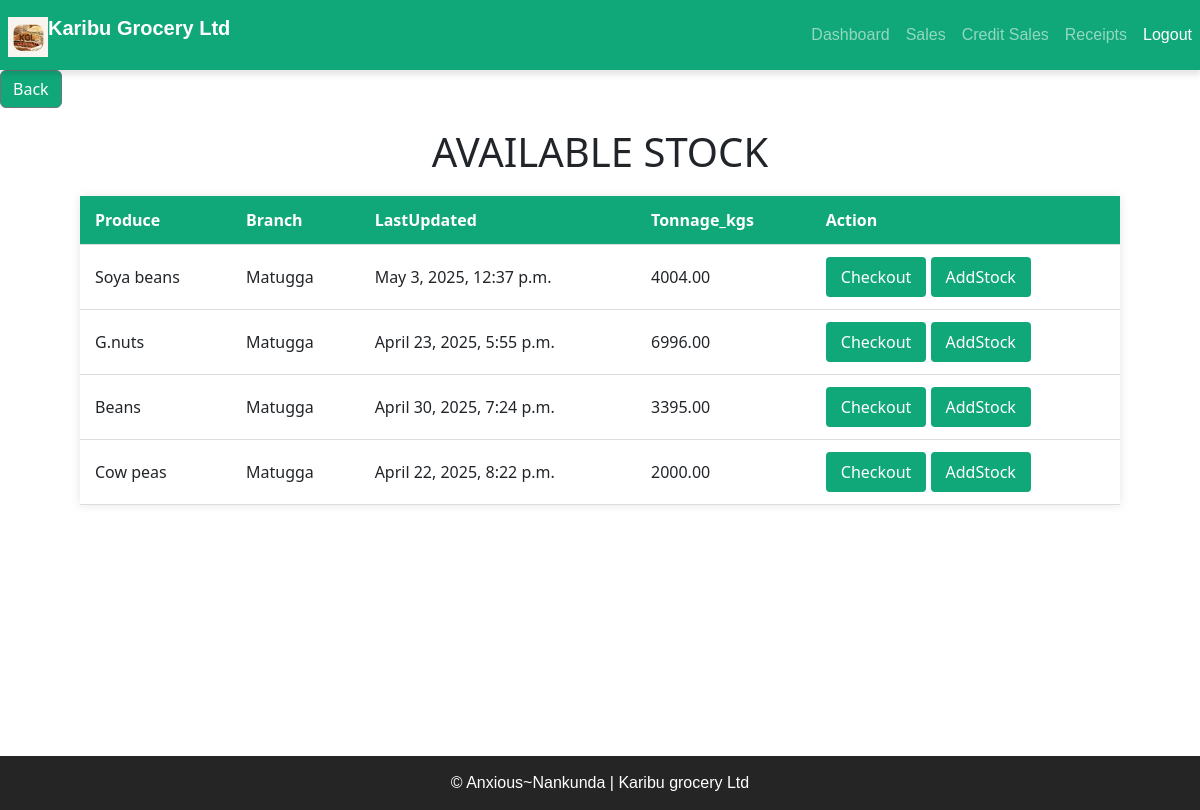
The page /allstock/ (signed in) on the database its author committed.
### home/models.py (models this page shows, shortened)
class Stock(models.Model):
    produce = models.ForeignKey(Produce, on_delete=models.CASCADE)
    branch = models.CharField(max_length=20, choices=BRANCH_CHOICES)
    price = models.IntegerField(default=0, null=True, blank=True)
    quantity = models.PositiveIntegerField(default=0)
    tonnage_kgs = models.DecimalField(max_digits=10, decimal_places=2)
    last_updated = models.DateTimeField(auto_now=True)

class Produce(models.Model):
    name = models.CharField(max_length=100, unique=True)
    produce_type = models.CharField(max_length=50, validators=[MinLengthValidator(2)])
    price_per_kg = models.DecimalField(max_digits=10, decimal_places=2)
    def __str__(self):
        return self.name

### home/views.py (the view)
# urls.py: path('allstock/', views.allstock, name='allstock'),
def allstock(request):
    if request.user.is_manager or request.user.is_salesagent:
     stock = Stock.objects.filter(branch=request.user.branch)
    else:
     stock = Stock.objects.all()
    return render(request, 'home/allstock.html', {'stock': stock})

### home/templates/home/allstock.html (shortened to what this page needs)
{% extends 'base.html' %}
{% block content %}
<button onclick="history.back()" class="btn btn-secondary" style="background-color:  rgb(16, 168, 120);">Back</button>
<div class="table-container">
    <h1 style="text-align: center;">AVAILABLE STOCK</h1>
    <table class="stock-table">
        <thead>
            <tr>
                <th>Produce</th>
                <th>Branch</th>
                <th>LastUpdated</th>
                <th>Tonnage_kgs</th>
                <th>Action</th>
            </tr>
        </thead>
        <tbody>
            {% for stock in stock %}
            <tr>
                <td>{{ stock.produce }}</td>
                <td>{{ stock.branch }}</td>
                <td>{{stock.last_updated}}</td>
                <td>{{ stock.tonnage_kgs }}</td>
                <td>
                    <a href="{% url 'stock_detail' stock.id %}" class="checkout-btn">Checkout</a>
                    <a href="{% url 'addstock' stock.id %}" class="checkout-btn">AddStock</a>
                </td>
            </tr>
            {% endfor %}
        </tbody>
    </table>
</div>
{% endblock %}

### home/templates/base.html (style rules this page uses)
body, html { margin: 0; padding: 0; height: 100%; overflow-x: hidden; }

### home/templates/home/allstock.html (style rules this page uses)
.table-container { width: 90%; margin: 0 auto; padding: 20px; max-height: 70vh; overflow-y: auto; }
.stock-table { width: 100%; border-collapse: collapse; margin-top: 20px; box-shadow: 0 0 10px rgba(0, 0, 0, 0.1); }
.stock-table thead { background-color: rgb(16, 168, 120); color: white; position: sticky; top: 0; z-index: 1; }
.table-container { width: 90%; margin: 0 auto; padding: 20px; }
.stock-table th, .stock-table td { padding: 12px 15px; text-align: left; border-bottom: 1px solid #ddd; }
.stock-table thead { background-color: rgb(16, 168, 120); color: white; }
.checkout-btn { background-color: rgb(16, 168, 120) ; color: white; padding: 8px 15px; border-radius: 4px; text-decoration: none; display: inline-block; text-align: center; }

### rows shown on the page
Stock: produce "Soya beans", branch "Matugga", last_updated "May 3, 2025, 12:37 p.m.", tonnage_kgs "4004.00"
Stock: produce "G.nuts", branch "Matugga", last_updated "April 23, 2025, 5:55 p.m.", tonnage_kgs "6996.00"
Stock: produce "Beans", branch "Matugga", last_updated "April 30, 2025, 7:24 p.m.", tonnage_kgs "3395.00"
Stock: produce "Cow peas", branch "Matugga", last_updated "April 22, 2025, 8:22 p.m.", tonnage_kgs "2000.00"
